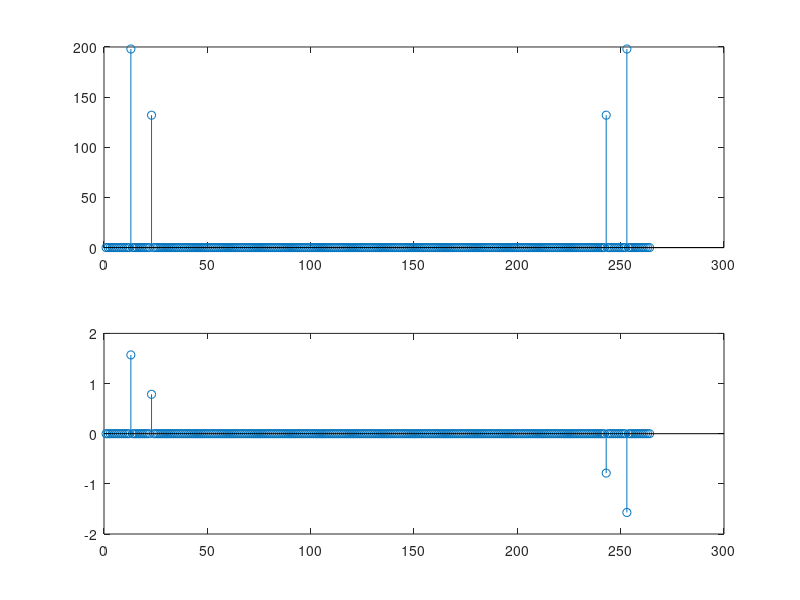

Source code (MATLAB):
clear all;
%The Frequency of Interest Is 1200 & 2200 Hz
f1 = 1200;                 %Frequency In Hz
f2 = 2200;                 %Frequency In Hz

fs = 26400;                %This Number Can be devided both by f1 & f2 
N = 264; 
Timestamps = [0:N-1]*(1/fs);        
step_size = fs / N;

Reference_Signal_1 = 1.5*cos((2* pi()*f1*Timestamps)+(3.1416/2));
Reference_Signal_2 = 1.0*cos((2* pi()*f2*Timestamps)+(3.1416/4));

Test_Signal = Reference_Signal_1 + Reference_Signal_2;

DFT_Test_Signal = fft(Test_Signal);

Magnitude_values = zeros(1,N);
Angle_values = zeros(1,N);
Angle_values = arg(DFT_Test_Signal);
for temp = 1 : N
  Magnitude_values(1,temp) = abs(DFT_Test_Signal(temp));
  if (Magnitude_values(1,temp) < 1)
    Angle_values(1,temp) = 0;
  else
    Angle_values(1,temp) = arg(DFT_Test_Signal(temp));
  end
end

figure 01
subplot(2,1,1);
stem(Magnitude_values);
subplot(2,1,2);
stem(Angle_values);

